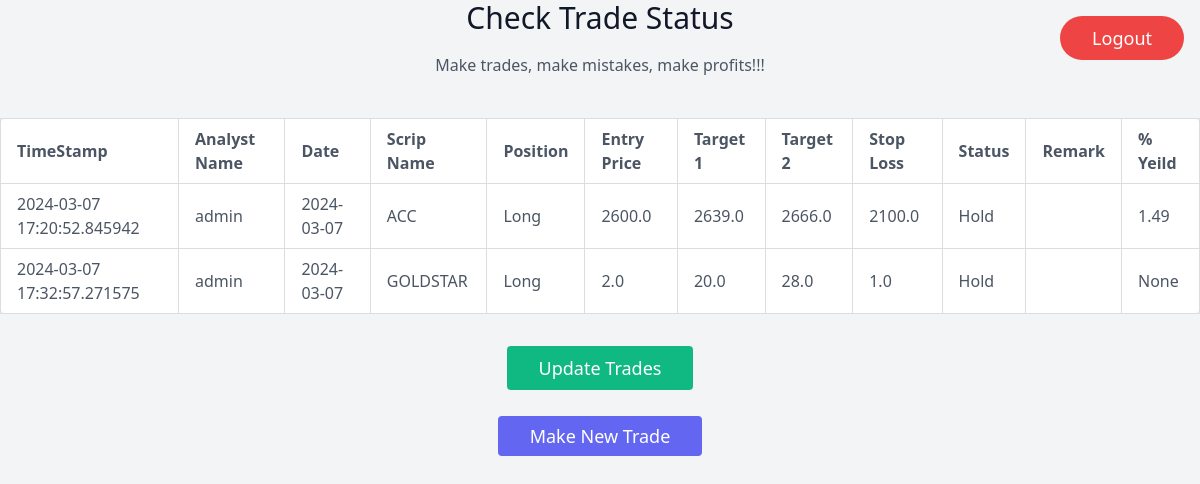
The app's page /trades (signed in) with its own data.
### models/models.py (models this page shows, shortened)
class CallBook(db.Model):
    __tablename__ = 'CallBook'
    id = db.Column(db.Integer, primary_key=True)
    TimeStamp = db.Column(db.TIMESTAMP, nullable=False)
    AnalystName = db.Column(db.String(50), nullable=False)
    Date = db.Column(db.Date, nullable=False)
    ScripName = db.Column(db.String(50), nullable=False)
    Position = db.Column(db.String(10), nullable=False)
    EntryPrice = db.Column(db.Float, nullable=False)
    Target1 = db.Column(db.Float, nullable=False)
    Target2 = db.Column(db.Float, nullable=False)
    StopLoss = db.Column(db.Float, nullable=False)
    Status = db.Column(db.String(50), nullable=False)
    GainLoss = db.Column(db.Float, nullable=True)
    Remark = db.Column(db.String(255), nullable=True)
    scrip_Code = db.Column(db.Integer, nullable=False)
    user_id = db.Column(db.Integer, db.ForeignKey('user.id'), nullable=False)
    user = db.relationship('User', backref='trades', lazy=True)

### app.py (the view)
@app.route('/trades')
def trades():
    user_id = session.get('user_id')
    if user_id is None:
        return redirect(url_for('login'))
    user = User.query.filter_by(id=user_id).first()
    decrypt_data_username = decrypt_data(user.username)
    accesstoken_current = get_valid_access_token()
    is_admin = False
    if decrypt_data_username == 'admin':
        is_admin = True
        user_trades = CallBook.query.all()
        if accesstoken_current is None:
            api_key = os.getenv("ESPRESSO_API_KEY")
            secret_key = os.getenv("ESPRESSO_SECRET_API_KEY")
            request_token = request.args.get('request_token')
            espressoApi = EspressoConnect(api_key)
            sessionEspresso = espressoApi.generate_session(request_token, secret_key)
            access_token = espressoApi.get_access_token(api_key, sessionEspresso)
            access_token = json.loads(access_token)
            token = access_token["data"]["token"]
            access_token_entry = AccessToken(accesstoken=token, TimeStamp=datetime.now())
            db.session.add(access_token_entry)
            db.session.commit()
            return render_template('trades.html',user_trades=user_trades, is_admin=is_admin)
        else:
            return render_template('trades.html',user_trades=user_trades, is_admin=is_admin)
    else:
        user_trades = CallBook.query.filter_by(user_id=user_id).all()
    return render_template('trades.html', user_trades=user_trades, is_admin=is_admin)

### app.py (called while the page is built)
def get_valid_access_token():
    with app.app_context():
        access_token_entry = AccessToken.query.order_by(AccessToken.TimeStamp.desc()).first()
        if access_token_entry:
            token_expiry = access_token_entry.TimeStamp + timedelta(hours=24)
            if datetime.now() < token_expiry:
                return access_token_entry.accesstoken
        return None

### encrypt.py (called while the page is built)
    def decrypt_data(encrypted_data):
        decrypted_data = cipher_suite.decrypt(encrypted_data).decode()
        return decrypted_data

### templates/trades.html (shortened to what this page needs)
<!DOCTYPE html>
<html lang="en">
<head>
    <link rel="stylesheet" href="{{ url_for('static', filename='css/trades.css') }}">
    <link href="https://unpkg.com/tailwindcss@^2.0/dist/tailwind.min.css" rel="stylesheet">
</head>
<body class="bg-gray-100">
    <section class="text-gray-600 body-font">
        <div class="text-center mb-10 px-4 md:px-0">
            <h1 class="sm:text-3xl text-2xl font-medium text-center title-font text-gray-900 mb-4">Check Trade Status</h1>
            <p class="text-base leading-relaxed xl:w-2/4 lg:w-3/4 mx-auto">Make trades, make mistakes, make profits!!!</p>
        </div>
        <div class="overflow-x-auto">
            <table class="w-full table-auto bg-white rounded-lg">
                <thead>
                    <tr>
                        <th class="px-4 py-2">TimeStamp</th>
                        <th class="px-4 py-2">Analyst Name</th>
                        <th class="px-4 py-2">Date</th>
                        <th class="px-4 py-2">Scrip Name</th>
                        <th class="px-4 py-2">Position</th>
                        <th class="px-4 py-2">Entry Price</th>
                        <th class="px-4 py-2">Target 1</th>
                        <th class="px-4 py-2">Target 2</th>
                        <th class="px-4 py-2">Stop Loss</th>
                        <th class="px-4 py-2">Status</th>
                        <th class="px-4 py-2">Remark</th>
                        <th class="px-4 py-2">% Yeild</th>
                    </tr>
                </thead>
                <tbody>
                    {% for trade in user_trades %}
                        <tr>
                            <td class="border px-4 py-2">{{ trade.TimeStamp }}</td>
                            <td class="border px-4 py-2">{{ trade.AnalystName }}</td>
                            <td class="border px-4 py-2">{{ trade.Date }}</td>
                            <td class="border px-4 py-2">{{ trade.ScripName }}</td>
                            <td class="border px-4 py-2">{{ trade.Position }}</td>
                            <td class="border px-4 py-2">{{ trade.EntryPrice }}</td>
                            <td class="border px-4 py-2">{{ trade.Target1 }}</td>
                            <td class="border px-4 py-2">{{ trade.Target2 }}</td>
                            <td class="border px-4 py-2">{{ trade.StopLoss }}</td>
                            <td class="border px-4 py-2">{{trade.Status}}</td>
                            <td class="border px-4 py-2">{{ trade.Remark }}</td>
                            <td class="border px-4 py-2">{{trade.GainLoss}}</td>
                        </tr>
                    {% endfor %}
                </tbody>
            </table>
        </div>
        {% if is_admin %}
        <div class="text-center mt-8">
            <button onclick="updateTrades()" class="text-white bg-green-500 border-0 py-2 px-8 focus:outline-none hover:bg-green-600 rounded text-lg">Update Trades</button>
        </div>
        {% endif %}
        <div class="text-center mt-8">
            <a href="{{ url_for('callbook') }}" class="text-white bg-indigo-500 border-0 py-2 px-8 focus:outline-none hover:bg-indigo-600 rounded text-lg">Make New Trade</a>
        </div>
        <div class="text-center mt-8">
            <a href="{{ url_for('logout') }}" class="text-white bg-red-500 border-0 py-2 px-8 focus:outline-none hover:bg-red-600 rounded-full lg:fixed lg:top-0 lg:right-0 lg:mr-4 lg:mt-4 text-lg">
                Logout
            </a>
        </div>
    </section>
</body>
</html>

### static/css/trades.css (style rules this page uses)
table { width: 100%; border-collapse: collapse; }
th, td { border: 1px solid #ddd; padding: 8px; text-align: left; }

### records on screen
CallBook: TimeStamp "2024-03-07 17:20:52.845942", AnalystName "admin", Date "2024-03-07", ScripName "ACC", Position "Long", EntryPrice "2600.0", Target1 "2639.0", Target2 "2666.0", StopLoss "2100.0", Status "Hold", GainLoss "1.49"
CallBook: TimeStamp "2024-03-07 17:32:57.271575", AnalystName "admin", Date "2024-03-07", ScripName "GOLDSTAR", Position "Long", EntryPrice "2.0", Target1 "20.0", Target2 "28.0", StopLoss "1.0", Status "Hold", GainLoss "None"
